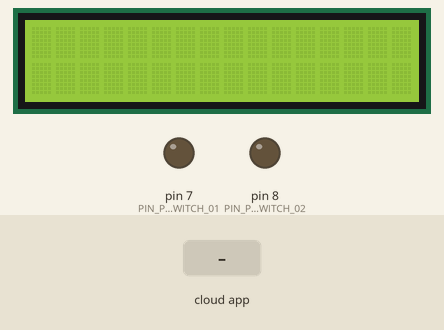
Recording of a sketch running on a simulated Arduino Uno, built with avr-gcc and run on an emulated ATmega328P. Parts: 16×2 character LCD, output pins drawn as LEDs (lit = HIGH). The test bench sets the inputs (shaded band). The RemoteXY app is connected.

Above: at 1.2 s.
1.3 s: the phone or cloud app sets pushSwitch_02 to 1
At 1.9 s:
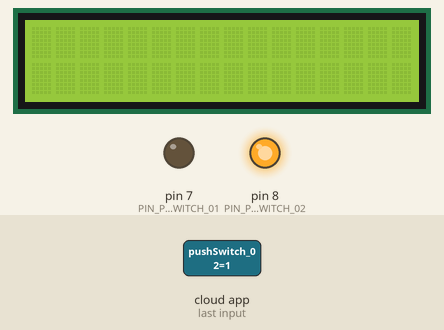
At 2.7 s:
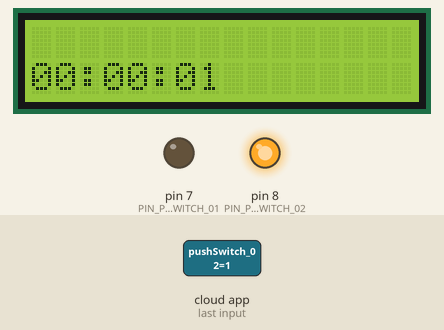
Timing chart, 0 to 4.3 s (numbered marks = the images above; inputs shaded):
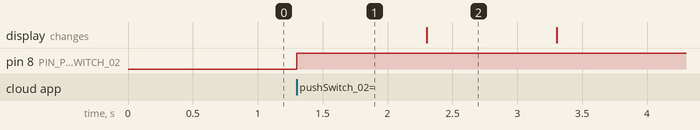

The sketch:

ESP8266.ino
```cpp
// you can enable debug logging to Serial at 115200
//#define REMOTEXY__DEBUGLOG

// RemoteXY select connection mode and include library
#define REMOTEXY_MODE__ESP8266_HARDSERIAL_POINT


// RemoteXY connection settings
#define REMOTEXY_SERIAL Serial
#define REMOTEXY_SERIAL_SPEED 115200
#define REMOTEXY_WIFI_SSID "Naik@777"
#define REMOTEXY_WIFI_PASSWORD "12345678"
#define REMOTEXY_SERVER_PORT 6377
#define REMOTEXY_ACCESS_PASSWORD "qwerty123"

#include <RemoteXY.h>
#include <LiquidCrystal.h>
unsigned long time;
long int seconds=0;
int minutes=0;
int hours=0;
int set=0;
int reset=0;
LiquidCrystal LCD(12, 11, 5, 4, 3, 2);

// RemoteXY GUI configuration
#pragma pack(push, 1)
uint8_t RemoteXY_CONF[] =   // 53 bytes
  { 255,2,0,0,0,46,0,17,0,0,0,31,1,106,200,1,1,2,0,10,
  36,48,24,24,48,4,26,31,79,78,0,31,79,70,70,0,10,37,99,24,
  24,48,4,26,31,79,78,0,31,79,70,70,0 };

// this structure defines all the variables and events of your control interface
struct {

    // input variables
  uint8_t pushSwitch_01; // =1 if state is ON, else =0
  uint8_t pushSwitch_02; // =1 if state is ON, else =0

    // other variable
  uint8_t connect_flag;  // =1 if wire connected, else =0

} RemoteXY;

#pragma pack(pop)

/////////////////////////////////////////////
//           END RemoteXY include          //
/////////////////////////////////////////////

#define PIN_PUSHSWITCH_01 7
#define PIN_PUSHSWITCH_02 8


void setup()
{
  RemoteXY_Init ();
  Serial.begin(9600);                   //initiates serial communication
  LCD.begin(16, 2);     //sets the number of columns and rows
  pinMode(8,INPUT);
  pinMode(7,INPUT);
  pinMode(PIN_PUSHSWITCH_01, OUTPUT);
  pinMode(PIN_PUSHSWITCH_02, OUTPUT);

  // TODO you setup code

}

void loop()
{

  RemoteXY_Handler ();

  digitalWrite(PIN_PUSHSWITCH_01, (RemoteXY.pushSwitch_01==0)?LOW:HIGH);
  digitalWrite(PIN_PUSHSWITCH_02, (RemoteXY.pushSwitch_02==0)?LOW:HIGH);

  // TODO you loop code
  if(digitalRead(8)==1)
{
 while(digitalRead(7)==0)
{
setClock();         //function
LCD.setCursor(0,1);     //sets the cursor to 0th column and 1st row,numbering starts from 0
{
if(hours<10)        //suppose 4
{
LCD.print("0");     //LCD first prints 0 and stopwatch shows 0
LCD.print(hours);       //LCD then prints 4. So value printed is 04 stopwatch shows 04
}
else
{
LCD.print(hours);
}
}
LCD.print(":");
{
if(minutes<10)
{
LCD.print("0");
LCD.print(minutes);
LCD.print(":");
}
else
{
LCD.print(minutes);
LCD.print(":");
}
}
{
if(seconds<10)
{
LCD.print("0");
LCD.print(seconds);
}
else
{
LCD.print(seconds);
}
}
}
}
}

void setClock()
{
seconds++;       //counts seconds from 0
delay(1000);     //a delay of 1000 milliseconds is given for each second count
if (seconds>59)
{
seconds=0;      //whenever second is greater than 59 than second is made equal to
minutes++;     // zero and a minute is counted for it
}
if (minutes>59)
{hours++;
minutes=0;
}

if(hours>23)
{
hours=0;
}
  // use the RemoteXY structure for data transfer
  // do not call delay(), use instead RemoteXY_delay()


}
```

Measured:
- after the input at 1.3 s, pin 8 (PIN_PUSHSWITCH_02): LOW → HIGH at once
- what the display in image 2 shows lasts 1.0 s, from 2.3 s to 3.3 s
